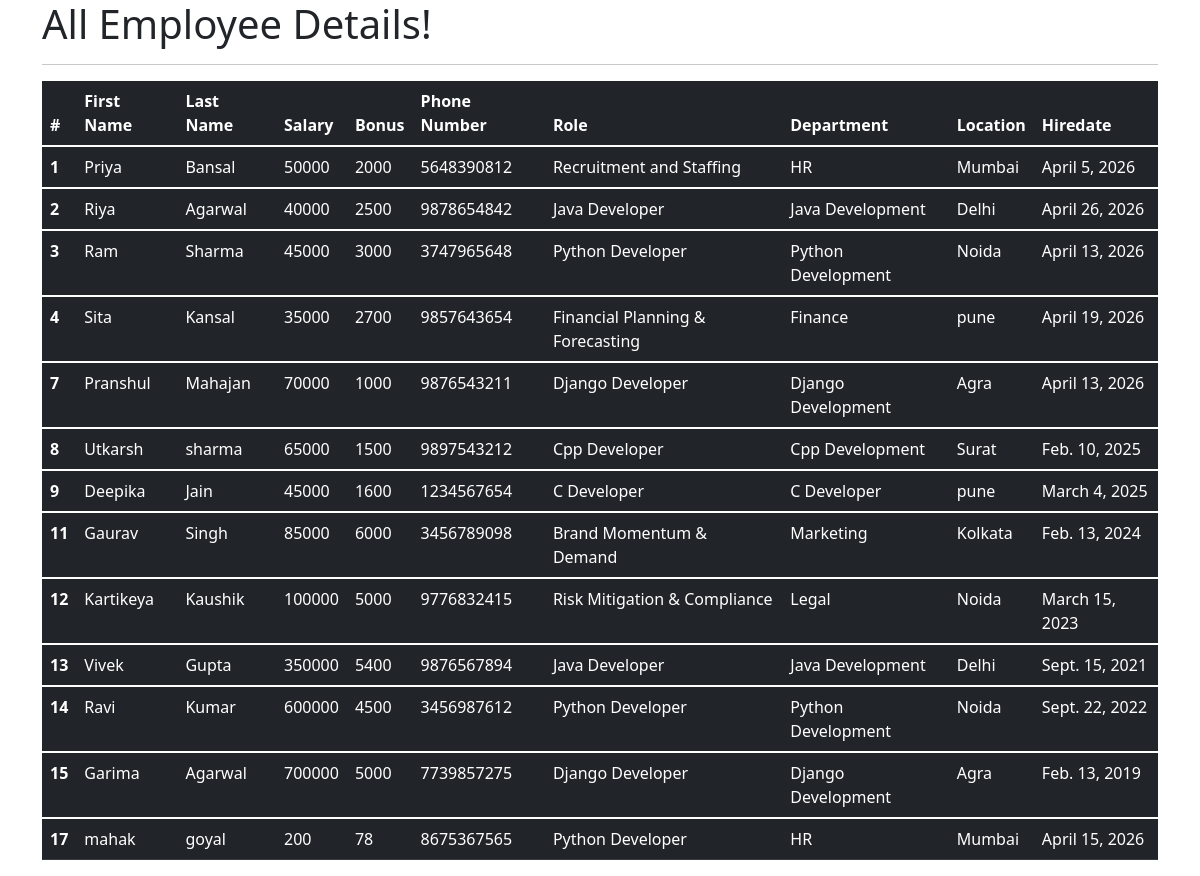
The app's page /all_emp with its own data.
### emp_app/models.py (models this page shows, shortened)
class Employee(models.Model):
    first_name = models.CharField(max_length=100, null=False)
    last_name = models.CharField(max_length=100)
    dept = models.ForeignKey(Department, on_delete=models.CASCADE)
    salary=models.IntegerField(default=0)
    bonus=models.IntegerField(default=0)
    role=models.ForeignKey(Role, on_delete=models.CASCADE)
    phone=models.IntegerField(default=0)
    hire_date=models.DateField()
    def __str__(self):
        return "%s %s %s"%(self.first_name, self.last_name, self.phone)

class Role(models.Model):
    name = models.CharField(max_length=100,null=False)

class Department(models.Model):
    name = models.CharField(max_length=100,null=False)
    location = models.CharField(max_length=100)

### emp_app/views.py (the view)
# urls.py: path('all_emp', views.all_emp, name='all_emp'),
def all_emp(request):
    emps = Employee.objects.all()
    context = {
        'emps': emps
    }
    print(context)
    return render(request, 'view_all_emp.html', context)

### emp_app/templates/view_all_emp.html (shortened to what this page needs)
<!DOCTYPE html>
<html lang="en">
<head>
  <link href="https://cdn.jsdelivr.net/npm/bootstrap@5.1.3/dist/css/bootstrap.min.css" rel="stylesheet">
</head>
  <body>
  <div class="container">
          <h1>All Employee Details!</h1>
      <hr>
     <table class="table table-dark">
  <thead>
    <tr>
      <th scope="col">#</th>
      <th scope="col">First Name</th>
      <th scope="col">Last Name</th>
      <th scope="col">Salary</th>
      <th scope="col">Bonus</th>
      <th scope="col">Phone Number</th>
      <th scope="col">Role</th>
      <th scope="col">Department</th>
      <th scope="col">Location</th>
      <th scope="col">Hiredate</th>
    </tr>
  </thead>
         {% for emp in emps %}
  <tbody>
    <tr>
      <th scope="row">{{emp.id}}</th>
      <td>{{emp.first_name}}</td>
      <td>{{emp.last_name}}</td>
      <td>{{emp.salary}}</td>
      <td>{{emp.bonus}}</td>
      <td>{{emp.phone}}</td>
      <td>{{emp.role.name}}</td>
      <td>{{emp.dept.name}}</td>
      <td>{{emp.dept.location}}</td>
      <td>{{emp.hire_date}}</td>
    </tr>
  </tbody>
         {% endfor %}
</table>
  </div>
  </body>
</html>

### records on screen
Employee: id "1", first_name "Priya", last_name "Bansal", salary "50000", bonus "2000", phone "5648390812", role.name "Recruitment and Staffing", dept.name "HR", dept.location "Mumbai", hire_date "April 5, 2026"
Employee: id "2", first_name "Riya", last_name "Agarwal", salary "40000", bonus "2500", phone "9878654842", role.name "Java Developer", dept.name "Java Development", dept.location "Delhi", hire_date "April 26, 2026"
Employee: id "3", first_name "Ram", last_name "Sharma", salary "45000", bonus "3000", phone "3747965648", role.name "Python Developer", dept.name "Python Development", dept.location "Noida", hire_date "April 13, 2026"
Employee: id "4", first_name "Sita", last_name "Kansal", salary "35000", bonus "2700", phone "9857643654", role.name "Financial Planning & Forecasting", dept.name "Finance", dept.location "pune", hire_date "April 19, 2026"
Employee: id "7", first_name "Pranshul", last_name "Mahajan", salary "70000", bonus "1000", phone "9876543211", role.name "Django Developer", dept.name "Django Development", dept.location "Agra", hire_date "April 13, 2026"
Employee: id "8", first_name "Utkarsh", last_name "sharma", salary "65000", bonus "1500", phone "9897543212", role.name "Cpp Developer", dept.name "Cpp Development", dept.location "Surat", hire_date "Feb. 10, 2025"
Employee: id "9", first_name "Deepika", last_name "Jain", salary "45000", bonus "1600", phone "1234567654", role.name "C Developer", dept.name "C Developer", dept.location "pune", hire_date "March 4, 2025"
Employee: id "11", first_name "Gaurav", last_name "Singh", salary "85000", bonus "6000", phone "3456789098", role.name "Brand Momentum & Demand", dept.name "Marketing", dept.location "Kolkata", hire_date "Feb. 13, 2024"
Employee: id "12", first_name "Kartikeya", last_name "Kaushik", salary "100000", bonus "5000", phone "9776832415", role.name "Risk Mitigation & Compliance", dept.name "Legal", dept.location "Noida", hire_date "March 15, 2023"
Employee: id "13", first_name "Vivek", last_name "Gupta", salary "350000", bonus "5400", phone "9876567894", role.name "Java Developer", dept.name "Java Development", dept.location "Delhi", hire_date "Sept. 15, 2021"
Employee: id "14", first_name "Ravi", last_name "Kumar", salary "600000", bonus "4500", phone "3456987612", role.name "Python Developer", dept.name "Python Development", dept.location "Noida", hire_date "Sept. 22, 2022"
Employee: id "15", first_name "Garima", last_name "Agarwal", salary "700000", bonus "5000", phone "7739857275", role.name "Django Developer", dept.name "Django Development", dept.location "Agra", hire_date "Feb. 13, 2019"
Employee: id "17", first_name "mahak", last_name "goyal", salary "200", bonus "78", phone "8675367565", role.name "Python Developer", dept.name "HR", dept.location "Mumbai", hire_date "April 15, 2026"
